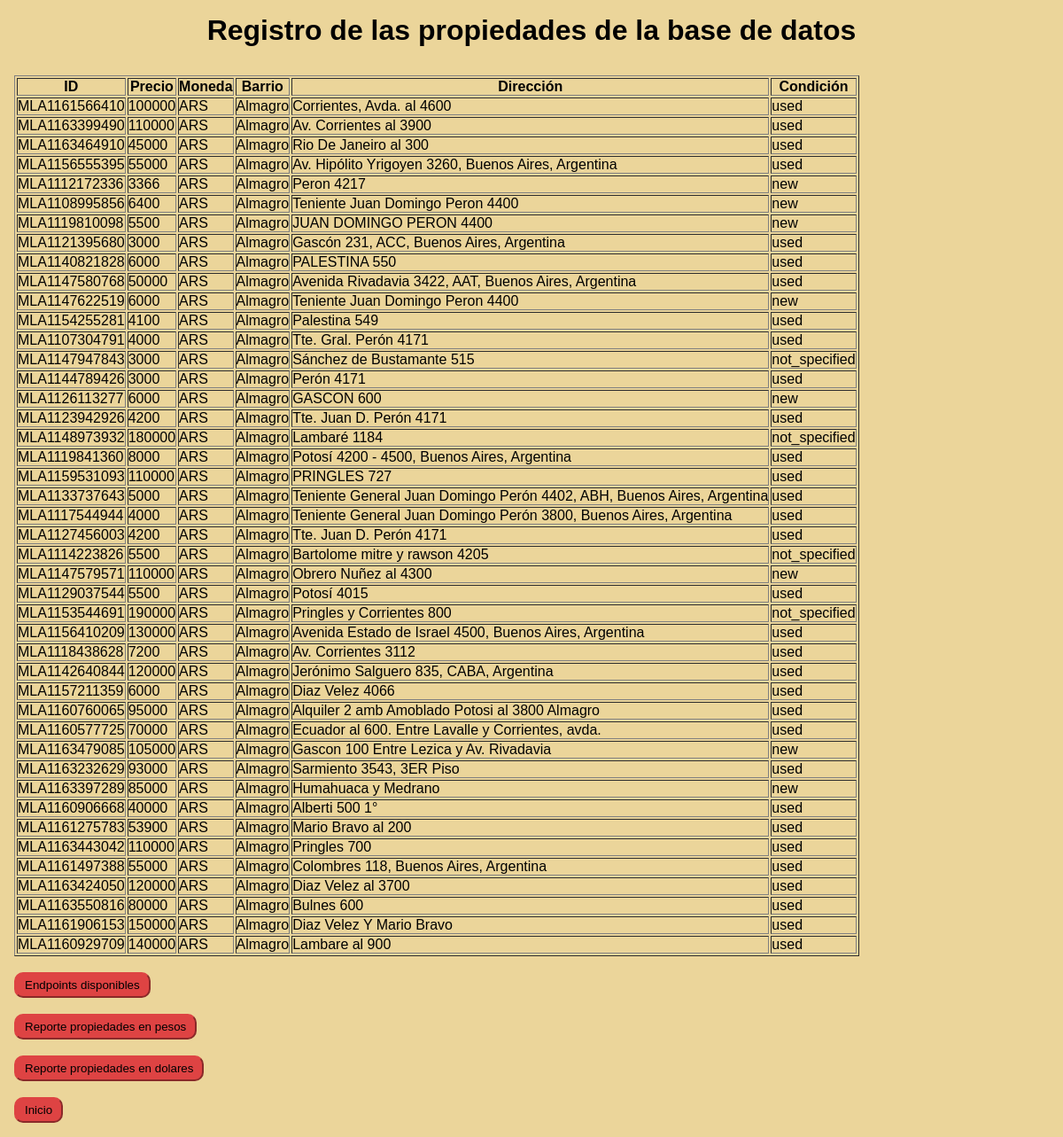
The app's page /alquileres/en_pesos with its own data.
### departamentos.py (models this page shows, shortened)
class Departamento(db.Model):
    __tablename__ = "departamento"
    id = db.Column(db.String, primary_key=True)
    price = db.Column(db.Integer)
    currency_id = db.Column(db.String)
    neighborhood = db.Column(db.String)
    condition = db.Column(db.String)
    location = db.Column(db.String)

### app.py (the view)
@app.route("/alquileres/en_pesos")
def alquileres_en_pesos(): # Crear una tabla que muestre solo los alquileres en pesos
    try:
        limit_str = str(request.args.get("limit"))
        offset_str = str(request.args.get("offset"))
        limit = 0
        offset = 0
        if (limit_str is not None) and (limit_str.isdigit()):
            limit = int(limit_str)
        if (offset_str is not None) and (offset_str.isdigit()):
            offset = int(offset_str)
        data = departamentos.total_por_moneda("ARS", limit, offset)
        return render_template("tabla.html", data=data)
    except:
        return jsonify({"trace": traceback.format_exc()})

### departamentos.py (called while the page is built)
def total_por_moneda(currency, limit=0, offset=0):
    query = db.session.query(Departamento).filter(Departamento.currency_id == currency)
    if limit > 0:
        query = query.limit(limit)
        if offset > 0:
            query = query.offset(offset)
    json_list = []
    for departamento in query:
        result = {"id":departamento.id, "price":departamento.price, "currency_id":departamento.currency_id, "neighborhood":departamento.neighborhood, "location":departamento.location, "condition":departamento.condition}
        json_list.append(result)
    return json_list

### templates/tabla.html (shortened to what this page needs)
<!DOCTYPE html>
<html>
    <head>
        <link rel="stylesheet" href="{{ url_for('static', filename='style.css') }}">
    </head>
    <body>
        <h1>Registro de las propiedades de la base de datos</h1>
        <table border="1">
            <thead cellpadding="1.0" cellspacing="1.0">
                <tr>
                    <th>ID</th>
                    <th>Precio</th>
                    <th>Moneda</th>
                    <th>Barrio</th>
                    <th>Dirección</th>
                    <th>Condición</th>
                </tr>
                {% for row in data %}
                <tr>
                    <td>{{row["id"]}}</td>
                    <td>{{row["price"]}}</td>
                    <td>{{row["currency_id"]}}</td>
                    <td>{{row["neighborhood"]}}</td>
                    <td>{{row["location"]}}</td>
                    <td>{{row["condition"]}}</td>
                {% endfor %}
                </tr>
            </thead>
        </table>
        <br>
        <form action="{{url_for('alquileres_endpoints')}}">
            <input type="submit" value="Endpoints disponibles">
        </form>
        <br>
        <form action="{{url_for('alquileres_en_pesos')}}">
            <input type="submit" value="Reporte propiedades en pesos">
        </form>
        <br>
        <form action="{{url_for('alquileres_en_dolares')}}">
            <input type="submit" value="Reporte propiedades en dolares">
        </form>
        <br>
        <form action="{{url_for('index')}}">
            <input type="submit" value="Inicio"/>
        </form>
    </body>
</html>

### static/style.css (style rules this page uses)
* { margin: 0; padding: 0; }
body { background-color: rgb(235, 213, 154); font-family: Verdana, Geneva, Tahoma, sans-serif; margin: 1em; }
h1, h2 { text-align: center; margin-bottom: 1em; }
input { padding: 5px 10px; cursor: pointer; background-color: #de4343; border-radius: 10px; border-color: #de4343; }

### records on screen
Departamento: id "MLA1161566410", price "100000", currency_id "ARS", neighborhood "Almagro", location "Corrientes, Avda. al 4600", condition "used"
Departamento: id "MLA1163399490", price "110000", currency_id "ARS", neighborhood "Almagro", location "Av. Corrientes al 3900", condition "used"
Departamento: id "MLA1163464910", price "45000", currency_id "ARS", neighborhood "Almagro", location "Rio De Janeiro al 300", condition "used"
Departamento: id "MLA1156555395", price "55000", currency_id "ARS", neighborhood "Almagro", location "Av. Hipólito Yrigoyen 3260, Buenos Aires, Argentina", condition "used"
Departamento: id "MLA1112172336", price "3366", currency_id "ARS", neighborhood "Almagro", location "Peron 4217", condition "new"
Departamento: id "MLA1108995856", price "6400", currency_id "ARS", neighborhood "Almagro", location "Teniente Juan Domingo Peron 4400", condition "new"
Departamento: id "MLA1119810098", price "5500", currency_id "ARS", neighborhood "Almagro", location "JUAN DOMINGO PERON 4400", condition "new"
Departamento: id "MLA1121395680", price "3000", currency_id "ARS", neighborhood "Almagro", location "Gascón 231, ACC, Buenos Aires, Argentina", condition "used"
Departamento: id "MLA1140821828", price "6000", currency_id "ARS", neighborhood "Almagro", location "PALESTINA 550", condition "used"
Departamento: id "MLA1147580768", price "50000", currency_id "ARS", neighborhood "Almagro", location "Avenida Rivadavia 3422, AAT, Buenos Aires, Argentina", condition "used"
Departamento: id "MLA1147622519", price "6000", currency_id "ARS", neighborhood "Almagro", location "Teniente Juan Domingo Peron 4400", condition "new"
Departamento: id "MLA1154255281", price "4100", currency_id "ARS", neighborhood "Almagro", location "Palestina 549", condition "used"
Departamento: id "MLA1107304791", price "4000", currency_id "ARS", neighborhood "Almagro", location "Tte. Gral. Perón 4171", condition "used"
Departamento: id "MLA1147947843", price "3000", currency_id "ARS", neighborhood "Almagro", location "Sánchez de Bustamante 515", condition "not_specified"
Departamento: id "MLA1144789426", price "3000", currency_id "ARS", neighborhood "Almagro", location "Perón 4171", condition "used"
Departamento: id "MLA1126113277", price "6000", currency_id "ARS", neighborhood "Almagro", location "GASCON 600", condition "new"
Departamento: id "MLA1123942926", price "4200", currency_id "ARS", neighborhood "Almagro", location "Tte. Juan D. Perón 4171", condition "used"
Departamento: id "MLA1148973932", price "180000", currency_id "ARS", neighborhood "Almagro", location "Lambaré 1184", condition "not_specified"
Departamento: id "MLA1119841360", price "8000", currency_id "ARS", neighborhood "Almagro", location "Potosí 4200 - 4500, Buenos Aires, Argentina", condition "used"
Departamento: id "MLA1159531093", price "110000", currency_id "ARS", neighborhood "Almagro", location "PRINGLES 727", condition "used"
Departamento: id "MLA1133737643", price "5000", currency_id "ARS", neighborhood "Almagro", location "Teniente General Juan Domingo Perón 4402, ABH, Buenos Aires, Argentina", condition "used"
Departamento: id "MLA1117544944", price "4000", currency_id "ARS", neighborhood "Almagro", location "Teniente General Juan Domingo Perón 3800, Buenos Aires, Argentina", condition "used"
Departamento: id "MLA1127456003", price "4200", currency_id "ARS", neighborhood "Almagro", location "Tte. Juan D. Perón 4171", condition "used"
Departamento: id "MLA1114223826", price "5500", currency_id "ARS", neighborhood "Almagro", location "Bartolome mitre y rawson 4205", condition "not_specified"
Departamento: id "MLA1147579571", price "110000", currency_id "ARS", neighborhood "Almagro", location "Obrero Nuñez al 4300", condition "new"
Departamento: id "MLA1129037544", price "5500", currency_id "ARS", neighborhood "Almagro", location "Potosí 4015", condition "used"
Departamento: id "MLA1153544691", price "190000", currency_id "ARS", neighborhood "Almagro", location "Pringles y Corrientes 800", condition "not_specified"
Departamento: id "MLA1156410209", price "130000", currency_id "ARS", neighborhood "Almagro", location "Avenida Estado de Israel 4500, Buenos Aires, Argentina", condition "used"
Departamento: id "MLA1118438628", price "7200", currency_id "ARS", neighborhood "Almagro", location "Av. Corrientes 3112", condition "used"
Departamento: id "MLA1142640844", price "120000", currency_id "ARS", neighborhood "Almagro", location "Jerónimo Salguero 835, CABA, Argentina", condition "used"
Departamento: id "MLA1157211359", price "6000", currency_id "ARS", neighborhood "Almagro", location "Diaz Velez 4066", condition "used"
Departamento: id "MLA1160760065", price "95000", currency_id "ARS", neighborhood "Almagro", location "Alquiler 2 amb Amoblado Potosi al 3800 Almagro", condition "used"
Departamento: id "MLA1160577725", price "70000", currency_id "ARS", neighborhood "Almagro", location "Ecuador al 600. Entre Lavalle y Corrientes, avda.", condition "used"
Departamento: id "MLA1163479085", price "105000", currency_id "ARS", neighborhood "Almagro", location "Gascon 100 Entre Lezica y Av. Rivadavia", condition "new"
Departamento: id "MLA1163232629", price "93000", currency_id "ARS", neighborhood "Almagro", location "Sarmiento 3543, 3ER Piso", condition "used"
Departamento: id "MLA1163397289", price "85000", currency_id "ARS", neighborhood "Almagro", location "Humahuaca y Medrano", condition "new"
Departamento: id "MLA1160906668", price "40000", currency_id "ARS", neighborhood "Almagro", location "Alberti 500 1°", condition "used"
Departamento: id "MLA1161275783", price "53900", currency_id "ARS", neighborhood "Almagro", location "Mario Bravo al 200", condition "used"
Departamento: id "MLA1163443042", price "110000", currency_id "ARS", neighborhood "Almagro", location "Pringles 700", condition "used"
Departamento: id "MLA1161497388", price "55000", currency_id "ARS", neighborhood "Almagro", location "Colombres 118, Buenos Aires, Argentina", condition "used"
Departamento: id "MLA1163424050", price "120000", currency_id "ARS", neighborhood "Almagro", location "Diaz Velez al 3700", condition "used"
Departamento: id "MLA1163550816", price "80000", currency_id "ARS", neighborhood "Almagro", location "Bulnes 600", condition "used"
Departamento: id "MLA1161906153", price "150000", currency_id "ARS", neighborhood "Almagro", location "Diaz Velez Y Mario Bravo", condition "used"
Departamento: id "MLA1160929709", price "140000", currency_id "ARS", neighborhood "Almagro", location "Lambare al 900", condition "used"
